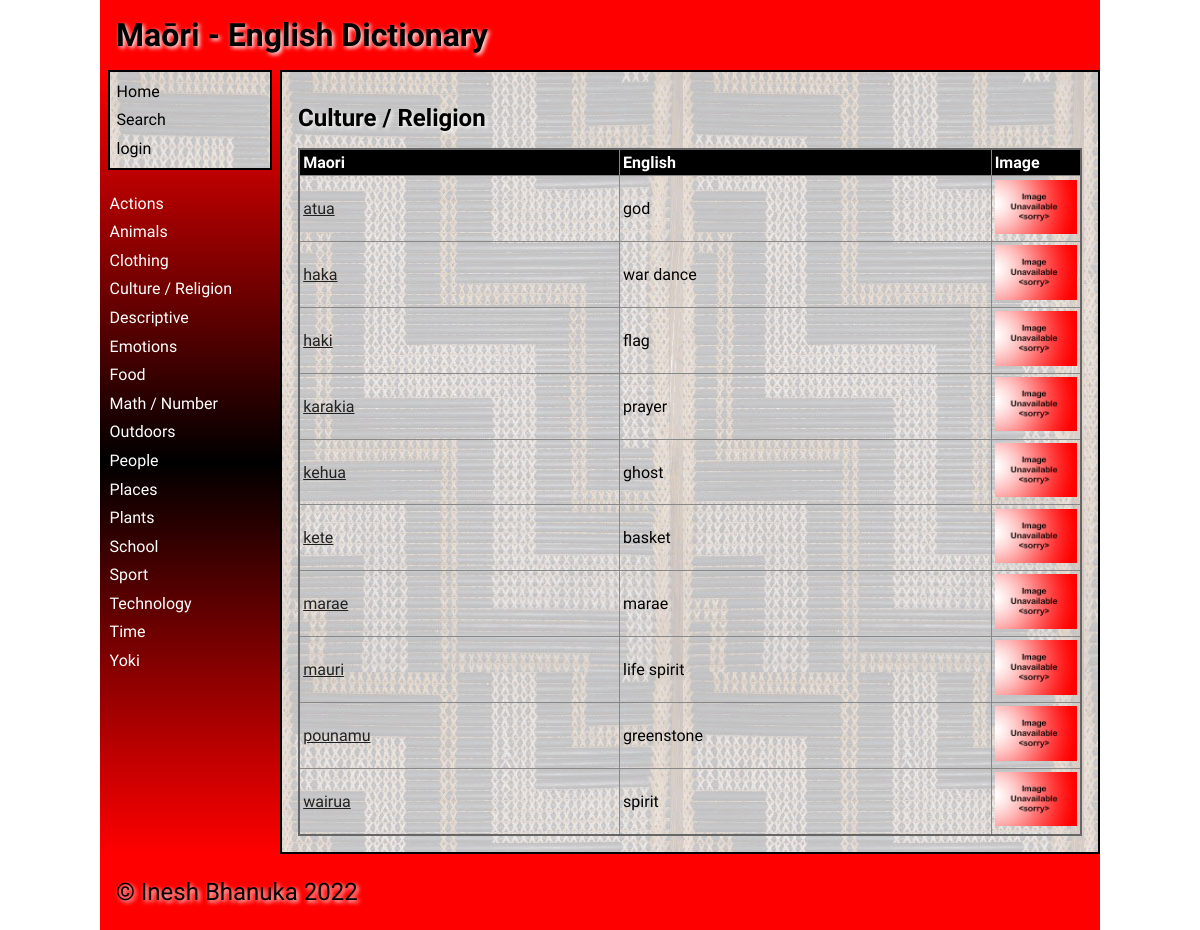
Page /category/4 on the committed database.
### tables this page shows
CREATE TABLE "category"
(
    id            integer
        primary key autoincrement,
    category_name varchar(30) not null
);

CREATE TABLE "dictionary"
(
    id          integer
        primary key autoincrement,
    maori       varchar(30)   not null,
    english     varchar(30)   not null,
    description varchar(1000) not null,
    level       integer       not null,
    category_id integer       not null
        references category
            on delete cascade,
    user_id     integer
                              references user_details
                                  on delete set null,
    date_added  datetime      not null
);

### app.py (the view)
@app.route('/category/<category_id>', methods=["POST", "GET"])
def render_category(category_id):
    if request.method == "POST":
        is_valid, return_url = validate_add_word(request.form, category_id)
        if not is_valid:
            return redirect(return_url)
        return redirect(f'/category/{category_id}')
    words = get_category_words(category_id)
    if words is None:
        return redirect('/?error=Category+could+not+be+retrieved+unknown+error')
    image_names = get_image_filenames(words)
    error = request.args.get('error')
    return render_template('category.html',
                           category_words=words,
                           logged_in=is_logged_in(),
                           image_names=image_names,
                           error=error,
                           category_list=get_categories(),
                           allow_edit=allow_edit(),
                           current_user=get_user())

### data_access.py (called while the page is built)
def execute_query(query, args=None):
    connection = get_connection(DATABASE)
    cursor = connection.cursor()
    try:
        if args is None:
            cursor.execute(query)
        else:
            cursor.execute(query, args)
        query_results = cursor.fetchall()
    except sqlite3.Error as e:
        return e
    finally:
        if connection is not None:
            connection.close()
    return query_results

def get_connection(db_file):
    try:
        connection = sqlite3.connect(db_file)
        connection.execute('pragma foreign_keys=ON')
        return connection
    except Error as e:
        print(e)
    return None

def get_category_list():
    category_list = execute_query("SELECT * FROM category ORDER BY category_name")
    if issubclass(type(category_list), Error):
        return []
    return category_list

def get_words(category_id):
    query = """SELECT c.category_name, d.maori, d.english, d.id, c.id
               FROM category c
               LEFT JOIN dictionary d on c.id = d.category_id
               WHERE c.id = ?
               ORDER BY maori, english"""
    query_results = execute_query(query, [category_id])
    if issubclass(type(query_results), Error) or len(query_results) == 0:
        return None
    return query_results

### services.py (called while the page is built)
def is_logged_in():
    if session.get('email') is None:
        return False
    else:
        return True

def allow_edit():
    if not is_logged_in():
        return False
    email = session.get('email')
    allow = get_allow_edit(email)
    if allow is None:
        return False
    return allow

def get_categories():
    return get_category_list()

def get_category_words(category_id):
    return get_words(category_id)

def get_user():
    first_name = session.get('first_name')
    if first_name is None:
        user_details = ""
    else:
        last_name = session.get('last_name')
        user_type = session.get('user_type').title()
        user_details = f"{first_name} {last_name} ({user_type})"
    return user_details

def get_image_filename(english_name):
    path_file = f"{IMAGE_PATH}{english_name}.*"
    listing = glob.glob(path_file)
    for filename in listing:
        return os.path.basename(filename)
    return NO_IMAGE_FILENAME

def get_image_filenames(words):
    image_names = []
    for word in words:
        image_names.append(get_image_filename(word[2]))
    return image_names

### templates/category.html (shortened to what this page needs)
{% extends "base.html" %}
{% block main %}
    {% if logged_in and allow_edit %}
        <h2>{{ category_words[0][0] }} <strong>-</strong> <a href="\delete_category\{{ category_words[0][4] }}">Delete Category</a></h2>
    {% else %}
        <h2>{{ category_words[0][0] }}</h2>
    {% endif %}
    <table class="table">
        <thead>
            <tr>
                <th><strong>Maori</strong></th>
                <th><strong>English</strong></th>
                <th><strong>Image</strong></th>
            </tr>
        </thead>
        <tbody>
            {% for word in category_words %}
                <tr>
                    {% if word[1] != None %}
                        <td><a href="\word\{{ word[3] }}?breadcrumb=/category/{{ category_words[0][4] }}">{{ word[1] }}</a></td>
                        <td>{{ word[2] }}</td>
                        <td><img class="thumb" src= "../static/images/{{ image_names[loop.index0]}}" alt="Word image"></td>
                    {% endif %}
                </tr>
            {% endfor %}
        </tbody>
    </table>
{% endblock %}

### templates/base.html (shortened to what this page needs)
<!doctype html>
<html lang="en">
<head>
	<link href="{{ url_for('static', filename='css/style.css') }}" rel="stylesheet">
</head>
<body>
	<div id="container">
		<header>
			<span class="heading">Maōri - English Dictionary</span>
            <span class="right">{{ current_user }}</span>
		</header>
		<nav style="padding-top: 0">
			<ul>
                <div class="main-links">
                    <li><a href="/" style="color: black;">Home</a></li>
                    <li><a href="/search/~" style="color: black;">Search</a></li>
                    {% if logged_in %}
                        {% if allow_edit %}
                            <li><a href="/add_category" style="color: black;">Add Category</a></li>
                        {% endif %}
                        <li><a href="/logout" style="color: black;">Logout</a></li>
                    {% else %}
                        <li><a href="/login" style="color: black;">login</a></li>
                    {% endif %}
                </div>
                <br>
                {% for category in category_list %}
                    <li><a href="/category/{{ category[0] }}">{{ category[1] }}</a></li>
                {% endfor %}
			</ul>
		</nav>
		<main style="border: solid black 2px">
            {% block main %}{% endblock %}
        </main>
		<footer>
			<p>
				&copy; Inesh Bhanuka 2022
			</p>
		</footer>
	</div>
</body>
</html>

### static/css/style.css (style rules this page uses)
* { font-family: Comfortaa, sans-serif; margin: 0; padding: 0; box-sizing: border-box; }
.main-links { background-image: url('../images/poutama.jpg'); padding: 5px; color: black !important; border: solid black 2px; }
#container { display: grid; grid-template-columns: 75px auto; grid-template-areas: 'nav header' 'main main' 'footer footer'; }
header { grid-area: header; background-color: #f00; padding: 1rem; }
nav { grid-area: nav; }
main { grid-area: main; padding: 1rem; background-color: #edd; }
h1, h2, h3, h4 { padding: 1rem 0; font-family: 'Suez One', serif; color: #000; text-shadow: 2px 2px 4px #fff; }
p { padding: 0.5rem 0; }
a { color: #222; }
img { width: 100%; }
table { width: 100%; border: 2px solid #666; border-collapse: collapse; }
table thead { background-color: black; color: white; }
th, td { border: 1px solid #888; padding: 0.2rem; text-align: left; }
th { background-color: #000000; color: #ffffff; }
tr th:last-child { width: 90px; }
tr td:last-child { width: 90px; }
.thumb { max-width: 90px; }
footer { grid-area: footer; padding: 1rem; background-color: #f00; }
footer p { color: #000; text-shadow: 2px 2px 4px #fff; font-size: 1.5rem; }
.right { float: right; padding: 10px; font-weight: bold; font-family: 'Suez One', serif; text-shadow: 2px 2px 4px #fff; }
.heading { font-size: 2em; margin-block-start: 0.67em; margin-block-end: 0.67em; margin-inline-start: 0; margin-inline-end: 0; font-weight: bold; padding: 1rem 0; font-family: 'Suez One', serif; color: #000; text-shadow: 2px 2px 4px #fff; }
@media only screen and (min-width: 768px) { #container { grid-template-columns: 180px auto; grid-template-areas: 'header header' 'nav main' 'footer footer'; } }
@media only screen and (min-width: 768px) { nav { background: linear-gradient(180deg, rgba(255,0,0,1) 0%, rgba(0, 0, 0, 1) 50%, rgba(255,0,0,1) 100%); padding: 0.5rem; } }
@media only screen and (min-width: 768px) { nav ul { list-style: none; } }
@media only screen and (min-width: 768px) { nav li { padding: 0.3rem 0 0.3rem 0.1rem; } }
@media only screen and (min-width: 768px) { nav a { color: #fff; text-decoration: none; } }
@media only screen and (min-width: 768px) { main { background-image: url('../images/poutama.jpg'); } }
@media only screen and (min-width: 1000px) { #container { width: 1000px; margin: auto; } }

### rows in the picture
category: category_name "Actions"
category: category_name "Animals"
category: category_name "Clothing"
category: category_name "Culture / Religion"
category: category_name "Descriptive"
category: category_name "Emotions"
category: category_name "Food"
category: category_name "Math / Number"
category: category_name "Outdoors"
category: category_name "People"
category: category_name "Places"
category: category_name "Plants"
category: category_name "School"
category: category_name "Sport"
category: category_name "Technology"
category: category_name "Time"
category: category_name "Yoki"
dictionary: maori "atua", english "god"
dictionary: maori "haka", english "war dance"
dictionary: maori "haki", english "flag"
dictionary: maori "karakia", english "prayer"
dictionary: maori "kehua", english "ghost"
dictionary: maori "kete", english "basket"
dictionary: maori "marae", english "marae"
dictionary: maori "mauri", english "life spirit"
dictionary: maori "pounamu", english "greenstone"
dictionary: maori "wairua", english "spirit"
